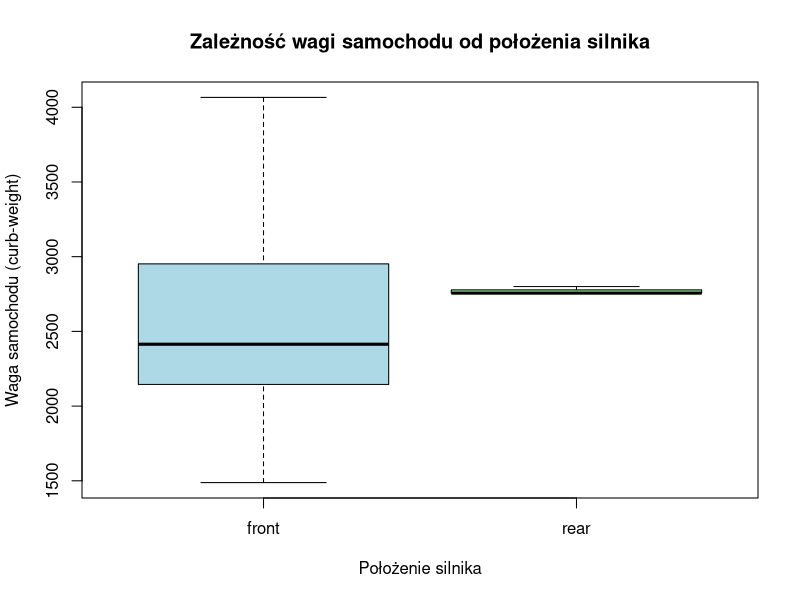
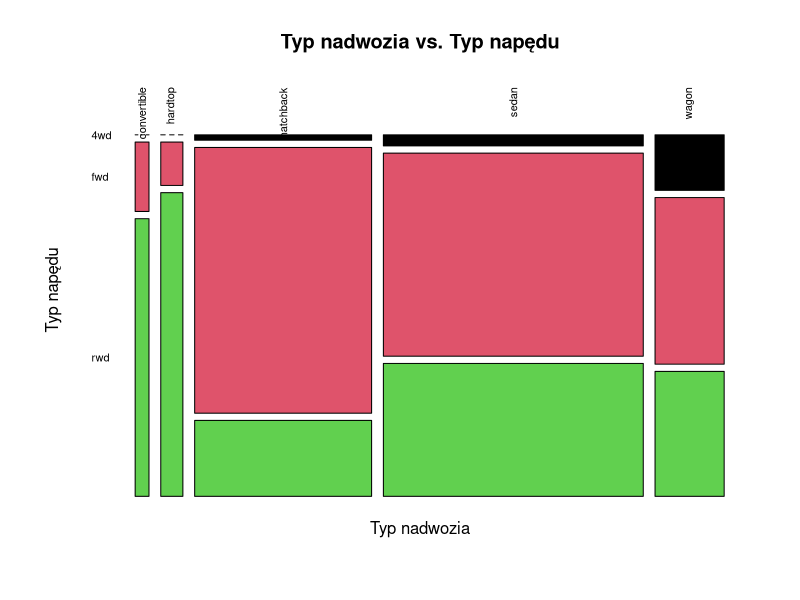

Here is the R script that generated these plots, in order:
automobile <- read.csv("automobile_processed.csv")

x <- ordered(automobile$symboling, levels=-3:3)
str(x)
automobile$symboling <- x

col2 <- automobile$normalized_losses
avg <- mean(col2, na.rm = TRUE)
col2[is.na(col2)] <- avg
automobile$normalized_losses <- col2

automobile$make <- as.factor(automobile$make)
automobile$fuel_type <- as.factor(automobile$fuel_type)
automobile$aspiration <- as.factor(automobile$aspiration)

col6 <- as.factor(automobile$num_of_doors)
t <- table(col6)
moda <- names(t[which.max(t)])
col6[is.na(col6)] <- moda
automobile$num_of_doors <- col6

automobile[, 7] <- as.factor(automobile[, 7])
automobile[, 8] <- as.factor(automobile[, 8])
automobile[, 9] <- as.factor(automobile[, 9])
automobile[, 15] <- as.factor(automobile[, 15])
automobile[, 16] <- as.factor(automobile[, 16])
automobile[, 18] <- as.factor(automobile[, 18])

indices <- !is.na(automobile[, 19])
x <- automobile[indices, ]
na.fail(x$bore)
automobile <- x

na.fail(automobile[[20]])

x <- automobile[[22]]
x_mean <- mean(x, na.rm = TRUE)
x[is.na(x)] <- x_mean
automobile[, 22] <- x

x <- automobile[[23]]
x_median <- median(x, na.rm = TRUE)
x[is.na(x)] <- x_median
automobile[, 23] <- x

automobile <- na.omit(automobile)


# # # # # # # # # # # # # # Zadanie 1
# 1. Zastosuj test t-Studenta do badania hipotezy o zależności 
#    ceny samochodu od typu paliwa (diesel/benzyna). 
x = automobile$fuel_type == "diesel"
y = automobile$fuel_type == "gas"
price.diesel = automobile$price[x]
price.gas = automobile$price[y]
t.test(price.diesel, price.gas)


# 2. Zastosuj test Wilcoxona do badania hipotezy o zależności ceny 
#    samochodu od typu paliwa (diesel/benzyna). 
#    Porównaj wyniki z poprzednim testem. 
wilcox.test(price.diesel, price.gas)

# 3. Który z tych dwóch testów powinien być stosowany do badania hipotezy? 
shapiro.test(automobile$price)
# --- Należy stosować test wilcoxona, ponieważ nie są z rozkładu normalnego.

# 4. Czy prędkość obrotu zależy od typu paliwa (diesel/benzyna)? 
#    Zastosuj odpowiedni test. 
shapiro.test(automobile$peak_rpm)  # nie jest z normalnego

peak.rpm.diesel <- automobile$peak_rpm[x]
peak.rpm.gas <- automobile$peak_rpm[y]

wilcox.test(peak.rpm.diesel, peak.rpm.gas)

# 5. Czy moc silnika zależy od ilości drzwi?
shapiro.test(automobile$horsepower)  # nie jest z normalnego

two.doors.power <- automobile$horsepower[automobile$num_of_doors == "two"]
four.doors.power <- automobile$horsepower[automobile$num_of_doors == "four"]

wilcox.test(two.doors.power, four.doors.power)

# 6. Zilustruj graficznie zależność wagi samochodów od położenia silnika. 
plot(curb_weight ~ engine_location,
     data = automobile,
     main = "Zależność wagi samochodu od położenia silnika",
     xlab = "Położenie silnika",
     ylab = "Waga samochodu (curb-weight)",
     col = c("lightblue", "lightgreen"))



# # # # # # # # # # # # # # Zadanie 2
# 1. Stwórz tabelę krzyżową dla typu silnika i liczby cylindrów. 
table(automobile$engine_type, automobile$num_of_cylinders)

# 2. Stwórz tabelę krzyżową dla typu silnika, rodzaju paliwa i liczby cylindrów. 
table(automobile$engine_type, automobile$fuel_type, automobile$num_of_cylinders)

# 3. Zastosuj do poprzedniego zadania funkcję ftable
ftable(automobile$engine_type, automobile$num_of_cylinders)
ftable(automobile$engine_type, automobile$fuel_type, automobile$num_of_cylinders)

# 4. Zilustruj graficznie typ nadwozia i napęd samochodu. 
#    (Podpowiedź: użyj wykresu mosaicplot.) 
mosaicplot(table(automobile$body_style, automobile$drive_wheels),
           main = "Typ nadwozia vs. Typ napędu",
           xlab = "Typ nadwozia",
           ylab = "Typ napędu",
           color = c(1, 2, 3),
           las=2)



# # # # # # # # # # # # # # Zadanie 3
# 1. Zbadaj zależność typu silnika i liczby cylindrów. 
x <- table(automobile$engine_type, automobile$num_of_cylinders)
chisq.test(x)
